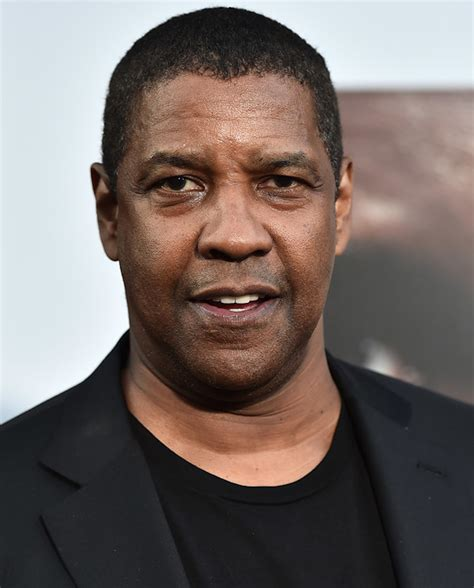
#> input picture denzel.jpg, 474 x 588 px, found by its file name
$ jupyter execute --allow-errors ML_model.ipynb   (shell and % lines are left out)
#> lines starting #> are read from the running program, lines starting #| are printed output that depends on the picture
[cell 1]
import numpy as np
import cv2
import matplotlib
from matplotlib import pyplot as plt

[cell 2]
img = cv2.imread('C:\\Users\\HP\\Desktop\\celeb_recogn\\Celebrity_Recognition\\denzel.jpg')
#> img is the input picture: shape (588, 474, 3); mean B, G, R 102.2, 106.1, 116.9
img.shape
#> Out = (588, 474, 3)

[cell 3]
plt.imshow(img)

[cell 4]
gray = cv2.cvtColor(img, cv2.COLOR_BGR2GRAY)
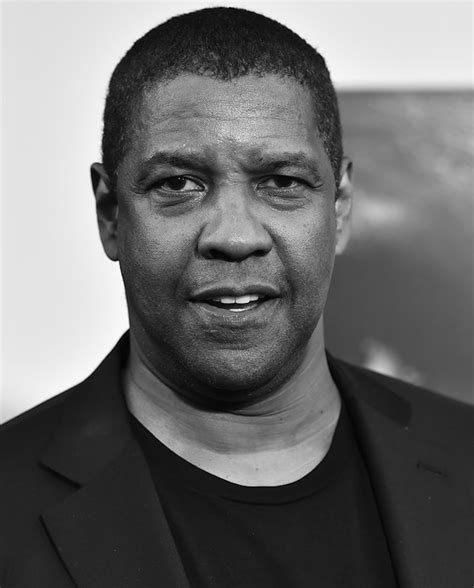
#> gray: shape (588, 474); min 0, max 255, mean 108.9
gray.shape
#> Out = (588, 474)

[cell 5]
plt.imshow(gray, cmap='gray')

[cell 6]
face_cascade = cv2.CascadeClassifier("C:\\Users\\HP\\Desktop\\celeb_recogn\\Celebrity_Recognition\\haarcascades\\haarcascade_frontalface_default.xml")
eye_cascade = cv2.CascadeClassifier('C:\\Users\\HP\\Desktop\\celeb_recogn\\Celebrity_Recognition\\haarcascades\\haarcascade_eye.xml')

faces = face_cascade.detectMultiScale(gray, 1.3,5) #scaleFactor=1.3, minNeighbours=5
#> faces = [[86, 71, 281, 281]]
faces
#> Out = [[86, 71, 281, 281]]

[cell 7]
(x,y,w,h) = faces[0]
#> x = 86; y = 71; w = 281; h = 281
x,y,w,h
#> Out = (86, 71, 281, 281)

[cell 8]
face_img = cv2.rectangle(img,(x,y),(x+w,y+h),(255,0,0),2)
plt.imshow(face_img)

[cell 9]
cv2.destroyAllWindows()
for (x,y,w,h) in faces:
    face_img = cv2.rectangle(img,(x,y),(x+w,y+h),(255,0,0),2)
    roi_gray = gray[y:y+h, x:x+w]
    roi_color = face_img[y:y+h, x:x+w]
    eyes = eye_cascade.detectMultiScale(roi_gray)
    for (ex,ey,ew,eh) in eyes:
        cv2.rectangle(roi_color, (ex,ey),(ex+ew,ey+eh),(0,255,0),2)
#> this loop made 1 pass
#> (x, y, w, h, eyes) on pass 1: (86, 71, 281, 281, [[55, 79, 70, 70], [160, 78, 69, 69]])
#> pass 1, `roi_gray = gray[y:y+h, x:x+w]`:
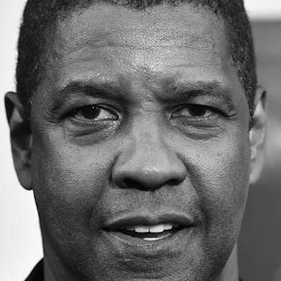
#> roi_gray: shape (281, 281); min 0, max 255, mean 109.4
#> after the loop:
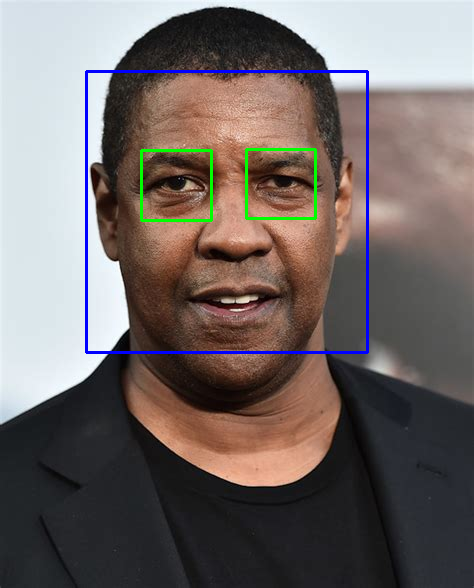
#> img: shape (588, 474, 3); mean B, G, R 103.2, 105.3, 114.3
#> after the loop:
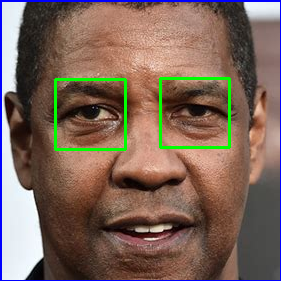
#> roi_color: shape (281, 281, 3); mean B, G, R 89.7, 102.2, 124.5

plt.figure()
plt.imshow(face_img, cmap='gray')
plt.show()

[cell 10]
plt.imshow(roi_color,cmap='gray')

[cell 11]
def get_cropped_image_if_2_eyes(image_path):
    img = cv2.imread(image_path)
    gray = cv2.cvtColor(img,cv2.COLOR_BGR2GRAY)
    faces = face_cascade.detectMultiScale(gray,1.3,5)
#> faces = [[86, 71, 281, 281]]
    for (x,y,w,h) in faces:
        roi_gray = gray[y:y+h, x:x+w]
        roi_color = img[y:y+h, x:x+w]
        eyes = eye_cascade.detectMultiScale(roi_gray)
        if len(eyes) >=2:
            return roi_color
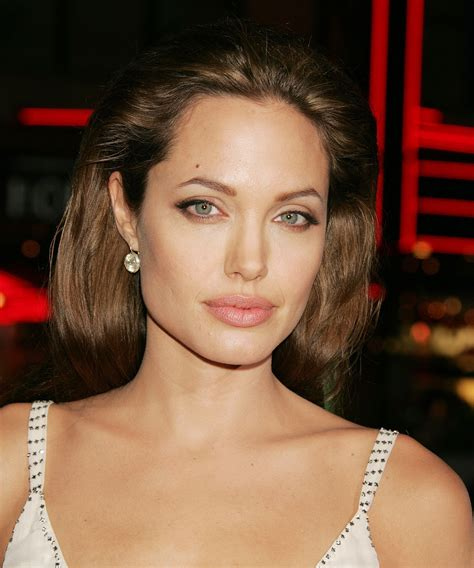
#> input picture dataset/Angelina Jolie/017_e28ea9d4.jpg, 474 x 568 px
#> in get_cropped_image_if_2_eyes, img is the input picture: shape (568, 474, 3); mean B, G, R 63.6, 85, 117.6
#> in get_cropped_image_if_2_eyes (call 2), `gray = cv2.cvtColor(img,cv2.COLOR_BGR2GRAY)`:
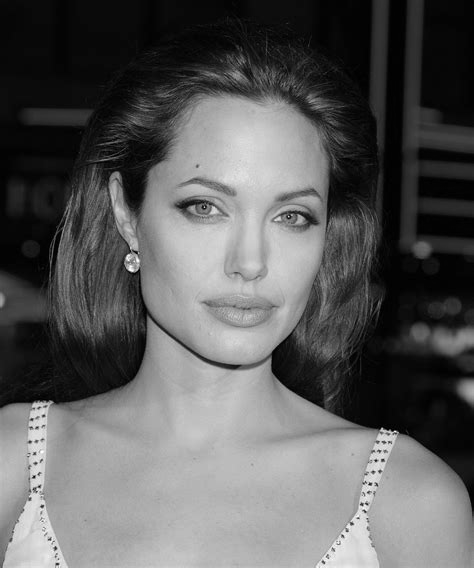
#> gray: shape (568, 474); min 0, max 254, mean 92.3
#> in get_cropped_image_if_2_eyes (call 2), `faces = face_cascade.detectMultiScale(gray,1.3,5)`: faces = [[136, 130, 226, 226]]
#> this loop made 1 pass
#> (x, y, w, h, eyes) on pass 1: (136, 130, 226, 226, [[131, 63, 49, 49], [88, 135, 23, 23], [33, 48, 59, 59]])
#> pass 1, in get_cropped_image_if_2_eyes (call 2), `roi_gray = gray[y:y+h, x:x+w]`:
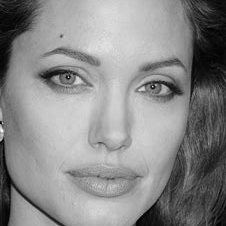
#> roi_gray: shape (226, 226); min 1, max 252, mean 137.4
#> pass 1, in get_cropped_image_if_2_eyes (call 2), `roi_color = img[y:y+h, x:x+w]`:
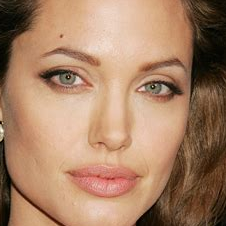
#> roi_color: shape (226, 226, 3); mean B, G, R 101.9, 129.2, 166.9

[cell 12]
original_image = cv2.imread('C:\\Users\\HP\\Desktop\\celeb_recogn\\Celebrity_Recognition\\denzel.jpg')
plt.imshow(original_image)

[cell 13]
cropped_image = get_cropped_image_if_2_eyes('C:\\Users\\HP\\Desktop\\celeb_recogn\\Celebrity_Recognition\\denzel.jpg')
plt.imshow(cropped_image)

[cell 14]
path_to_data = "./dataset/"
path_to_cr_data = "./dataset/cropped/"

[cell 15]
import os
img_dirs = []
for entry in os.scandir(path_to_data):
    if entry.is_dir():
        img_dirs.append(entry.path)

[cell 16]
img_dirs

[cell 17]
import shutil
if os.path.exists(path_to_cr_data):
    shutil.rmtree(path_to_cr_data)
os.mkdir(path_to_cr_data)

[cell 18]
cropped_image_dirs = []
celebrity_file_name_dict = {}
for img_dir in img_dirs:
    count = 1
    celebrity_name = img_dir.split('/')[-1]
    print(celebrity_name)

    celebrity_file_name_dict[celebrity_name] = []

    for entry in os.scandir(img_dir):
        roi_color = get_cropped_image_if_2_eyes(entry.path)

        if roi_color is not None:
            cropped_folder = path_to_cr_data + celebrity_name

            if not os.path.exists(cropped_folder):
                os.makedirs(cropped_folder)
                cropped_image_dirs.append(cropped_folder)
                print("Generating cropped images in folder: ", cropped_folder)

            cropped_file_name = celebrity_name + str(count) + ".png"
            cropped_file_path = cropped_folder + "/" + cropped_file_name
            cv2.imwrite(cropped_file_path, roi_color)
            celebrity_file_name_dict[celebrity_name].append(cropped_file_path)
            count += 1

#### Feature Extraction

[cell 19]
import numpy as np
import pywt
import cv2

def w2d(img, mode='haar', level=1):
#> called with mode = 'db1', level = 5
    imArray = img

    imArray = cv2.cvtColor(imArray, cv2.COLOR_RGB2GRAY)
    imArray = np.float32(imArray)
    imArray /= 255;
    coeffs = pywt.wavedec2(imArray, mode, level=level)

    coeffs_H = list(coeffs)
    coeffs_H[0] *= 0;

    imArray_H = pywt.waverec2(coeffs_H, mode)
    imArray_H *= 255;
    imArray_H = np.uint8(imArray_H)

    return imArray_H

[cell 20]
im_har = w2d(cropped_image, 'db1',5)
plt.imshow(im_har, cmap='gray')

[cell 21]
class_dict = {}
count = 0
for celebrity_name in celebrity_file_name_dict.keys():
    class_dict[celebrity_name] = count
    count = count +1
class_dict

[cell 22]
X = []
y = []
for celebrity_name, training_files in celebrity_file_name_dict.items():
    for training_image in training_files:
        img = cv2.imread(training_image)

        if img is None:
            continue

        scalled_raw_img = cv2.resize(img, (32,32))
        img_har = w2d(img, 'db1',5)
#> call 2 of w2d, with mode = 'db1', level = 5
#> in w2d (call 2), `imArray_H = pywt.waverec2(coeffs_H, mode)`:
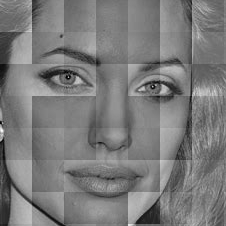
#> imArray_H: shape (226, 226) float32; min -0.493, max 0.528, mean 1.49e-10; drawn with min black and max white
        scalled_img_har = cv2.resize(img_har, (32,32))
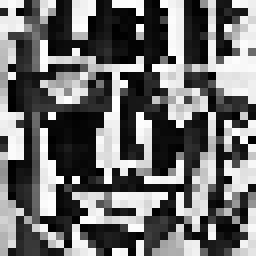
#> scalled_img_har: shape (32, 32) (shown 8 times larger); min 0, max 255, mean 110.1
        combined_img = np.vstack((scalled_raw_img.reshape(32*32*3,1),scalled_img_har.reshape(32*32,1)))
        X.append(combined_img)
        y.append(class_dict[celebrity_name])

[cell 23]
32*32*3 + 32*32

[cell 24]
len(X[0])

[cell 25]
X = np.array(X).reshape(len(X), 4096).astype(float)
X.shape
#> Out = (3, 4096)
